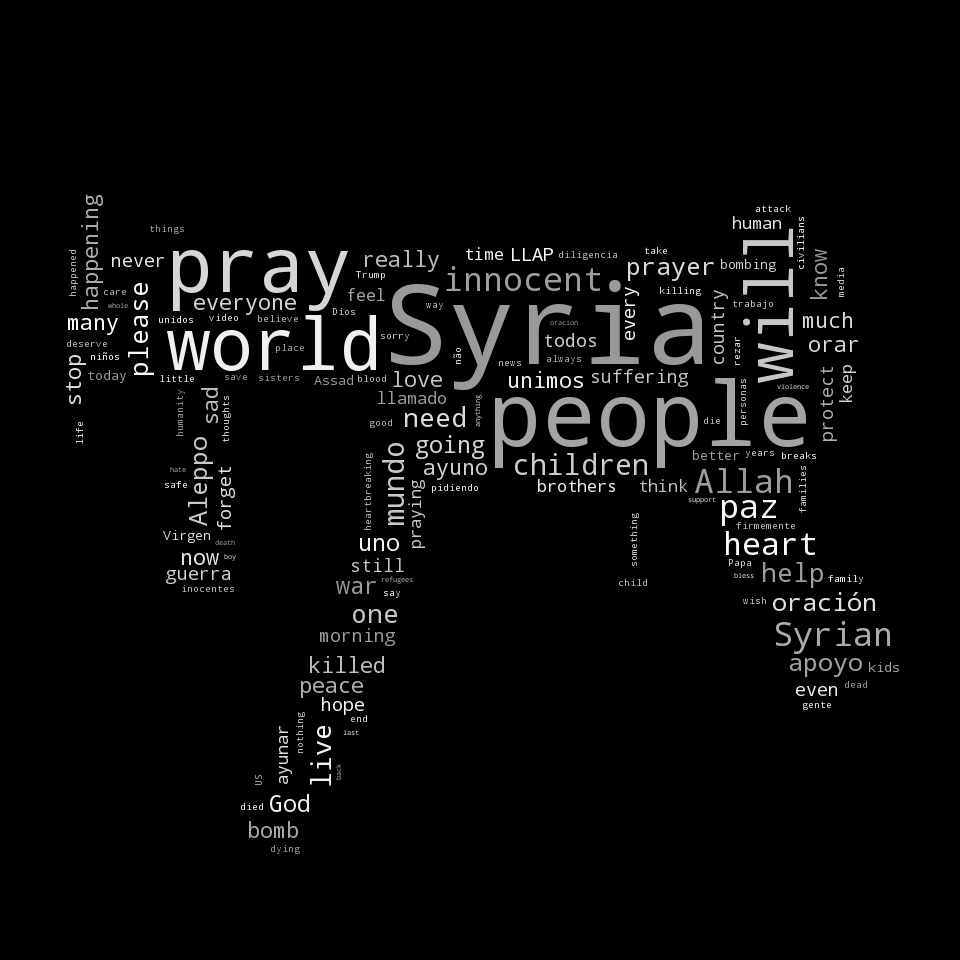

Recreate this plot in Python.
#!/usr/bin/env python
"""
Using custom colors
===================

Using the recolor method and custom coloring functions.
"""

import numpy as np
from PIL import Image
from os import path
import matplotlib.pyplot as plt
import os
import random

from wordcloud import WordCloud, STOPWORDS


def grey_color_func(word, font_size, position, orientation, random_state=None,
                    **kwargs):
    return "hsl(0, 0%%, %d%%)" % random.randint(60, 100)


# get data directory (using getcwd() is needed to support running example in generated IPython notebook)
d = path.dirname(__file__) if "__file__" in locals() else os.getcwd()

# read the mask image taken from
# http://www.stencilry.org/stencils/movies/star%20wars/storm-trooper.gif
mask = np.array(Image.open(path.join(d, "../machine_gun.png")))

# movie script of "a new hope"
# http://www.imsdb.com/scripts/Star-Wars-A-New-Hope.html
# May the lawyers deem this fair use.
text = open(path.join(d, '../../syria.txt')).read()

# pre-processing the text a little bit
text = text.replace("HAN", "Han")
text = text.replace("LUKE'S", "Luke")

# adding movie script specific stopwords
stopwords = set(STOPWORDS)
stopwords.add("int")
stopwords.add("ext")

wc = WordCloud(max_words=1000, mask=mask, stopwords=stopwords, margin=10, collocations=False,
               random_state=1).generate(text)
# store default colored image
default_colors = wc.to_array()
plt.title("Custom colors")
plt.imshow(wc.recolor(color_func=grey_color_func, random_state=3),
           interpolation="bilinear")
wc.to_file("a_new_hope.png")
plt.axis("off")
plt.figure()
plt.title("Default colors")
plt.imshow(default_colors, interpolation="bilinear")
plt.axis("off")
plt.show()
